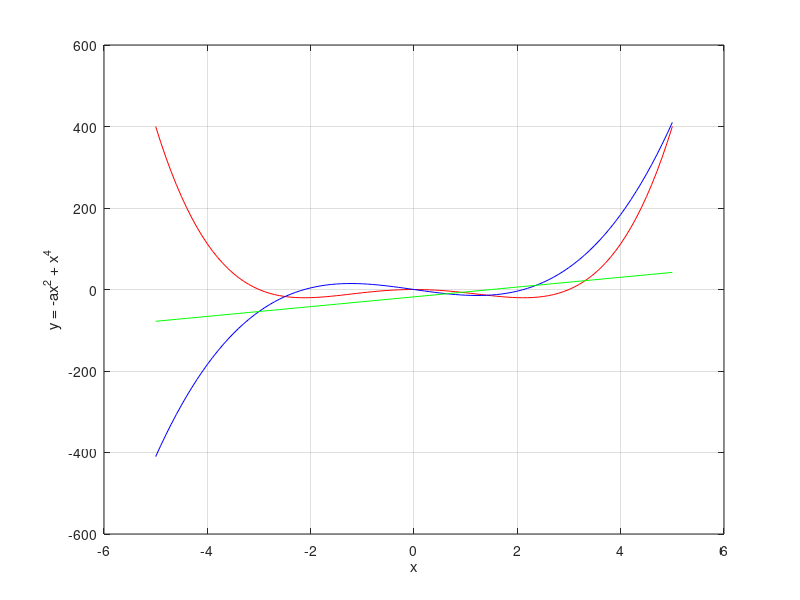
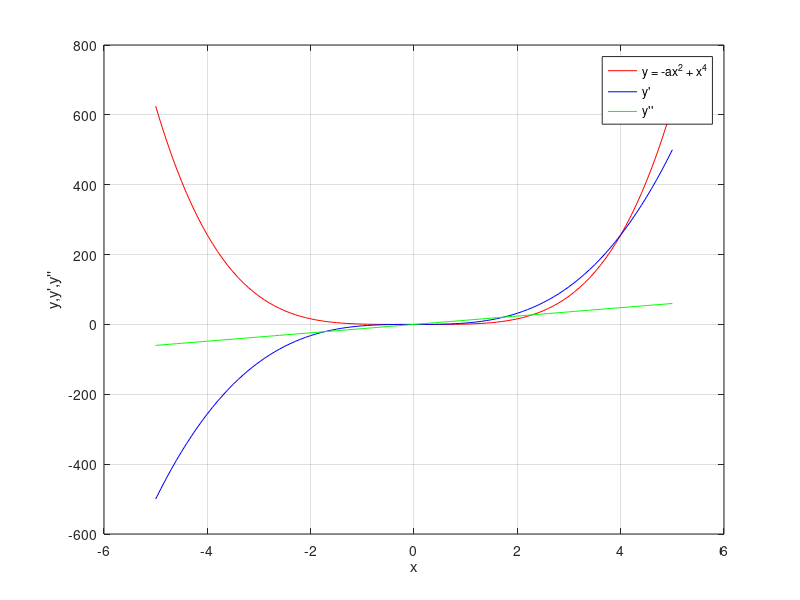

MATLAB code for these plots, in order:

x = [-5:0.1:5];

a = 0;

while a < 10
y1 = -a .* (x.^2) + (x .^ 4);
y2 = -a .* 2 *(x)+ 4 * (x.^3);
y3 = -a * 2 + (12 * x);

plot(x,y1,'r',x,y2,'b',x,y3,'g');
grid on;
xlabel('x');
ylabel('y = -ax^2 + x^4');
pause(1)
a = a +1;
end


a = 0;

y1 = -a .* (x.^2) + (x .^ 4);
y2 = -a .* 2 *(x)+ 4 * (x.^3);
y3 = -a * 2 + (12 * x);
figure
plot(x,y1,'r',x,y2,'b',x,y3,'g');
grid on;
legend('y = -ax^2 + x^4','y''','y''''');
xlabel('x');
ylabel('y,y'',y''''');